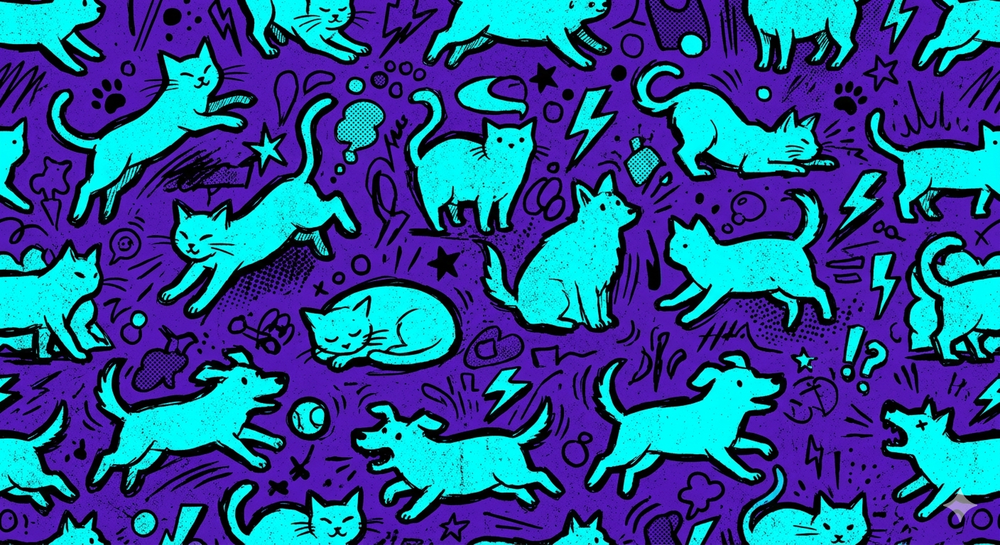
#> input picture ps/image_0.png, 1000 x 545 px, shrunk from 1408 x 768 before the run
$ python remove_watermark.py
#> lines starting #> are read from the running program, lines starting #| are printed output that depends on the picture; after the words box and inside, x2 and y2 are one past the last pixel; in counts of white or black regions, pixels touching at a corner belong together
import cv2
import numpy as np

def remove_gray_watermark(image_path, output_path):
    """
    专门用于去除具有特定灰白色渐变效果的菱形/星星形状水印的函数。
    """
#> called with image_path = 'image_0.png', output_path = 'result_image_0.png'
    # 1. 加载图像
    img = cv2.imread(image_path)
#> img is the input picture: shape (545, 1000, 3); mean B, G, R 150.8, 84.4, 41.4
    if img is None:
        print(f"Error: 无法读取图像 '{image_path}'。请确保文件路径正确。")
        return

    # 2. 将图像转换为 HSV 颜色空间
    # 这比在 BGR 空间中定义颜色范围更稳健，因为它可以将亮度与颜色和饱和度分开。
    img_hsv = cv2.cvtColor(img, cv2.COLOR_BGR2HSV)
#> img_hsv: shape (545, 1000, 3); mean H, S, V 111.6, 220.7, 151.4

    # 3. 通过 HSV 范围提取遮罩
    # 水印主要是灰白色。在 HSV 中，灰度/中性色具有较低的饱和度 (S)。
    # 我们定义一个通用的灰白色范围来捕捉水印：
    # 色调 (H): 0-179 (不关心色调)
    # 饱和度 (S): 0-100 (低饱和度 = 接近灰度)
    # 亮度 (V): 120-230 (中等亮度 = 不是黑色也不是纯白色)
    # 这些范围经过调整，以捕捉 image_0 中的较亮灰白色和 image_1 中的较暗灰白色。
    lower_gray_hsv = np.array([0, 0, 120], dtype="uint8")
    upper_gray_hsv = np.array([179, 100, 230], dtype="uint8")

    # 创建基于颜色的初始遮罩
    mask = cv2.inRange(img_hsv, lower_gray_hsv, upper_gray_hsv)
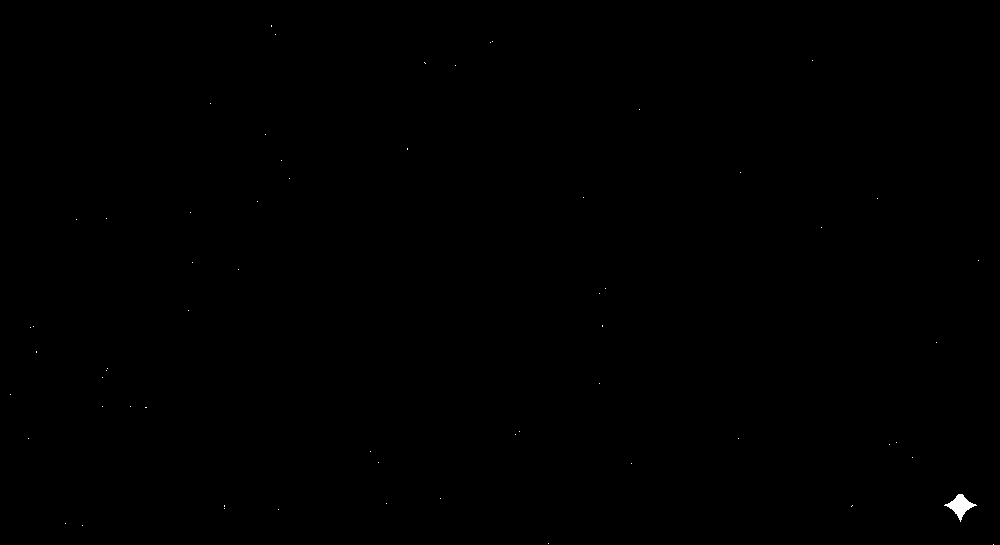
#> mask: shape (545, 1000); 0.08% white; 61 white regions (60 under 20 px), largest, box (x1, y1, x2, y2) and area: (944, 494, 977, 522) 359

    # 4. 形态学处理（膨胀）以细化遮罩
    # 由于水印具有渐变和半透明效果，单纯的颜色阈值可能会漏掉边缘或内部。
    # 我们使用一个较大的核进行膨胀，以确保遮罩完全覆盖水印的所有部分，并填补内部空洞。
    kernel = cv2.getStructuringElement(cv2.MORPH_RECT, (7, 7)) # 7x7 的矩形核
    mask_dilated = cv2.dilate(mask, kernel, iterations=2) # 膨胀 2 次
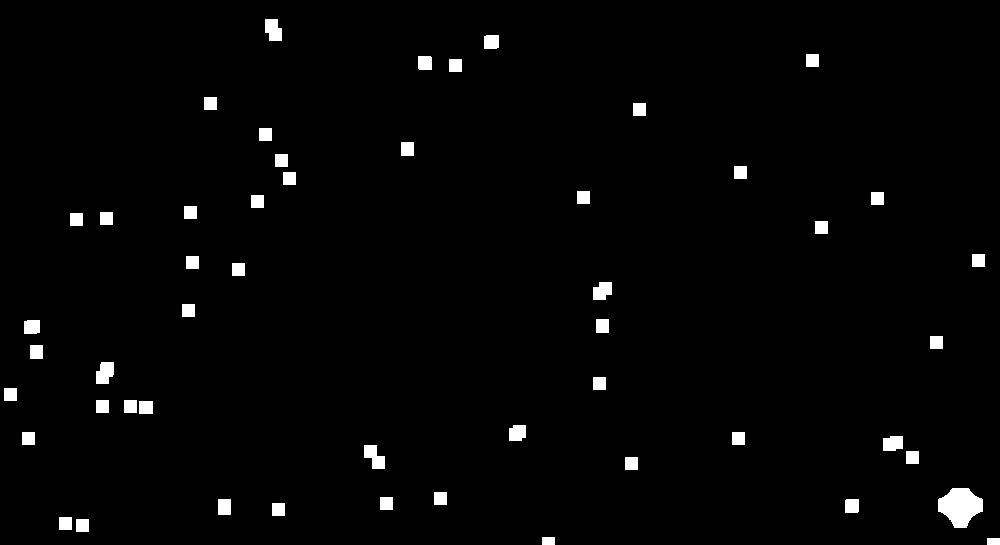
#> mask_dilated: shape (545, 1000); 1.9% white; 51 white regions, largest, box (x1, y1, x2, y2) and area: (938, 488, 983, 528) 1235, (364, 445, 385, 469) 328, (96, 362, 114, 384) 321

    # 5. 应用修复 (Inpainting) 算法
    # 使用 cv2.INPAINT_TELEA 算法（Telea 方法），这是一种快速且对小区域效果良好的算法。
    # 修复半径设为 3 像素。
    dst = cv2.inpaint(img, mask_dilated, 3, cv2.INPAINT_TELEA)

    # 6. 保存修复后的结果
    cv2.imwrite(output_path, dst)
    print(f"结果已成功保存到: '{output_path}'")

# --- 示例：处理用户提供的两张图片 ---

# 处理第一张图片 (image_0.png)
remove_gray_watermark('image_0.png', 'result_image_0.png')

# 处理第二张图片 (image_1.png)
remove_gray_watermark('image_1.png', 'result_image_1.png')
#> call 2 of remove_gray_watermark, with image_path = 'image_1.png', output_path = 'result_image_1.png'
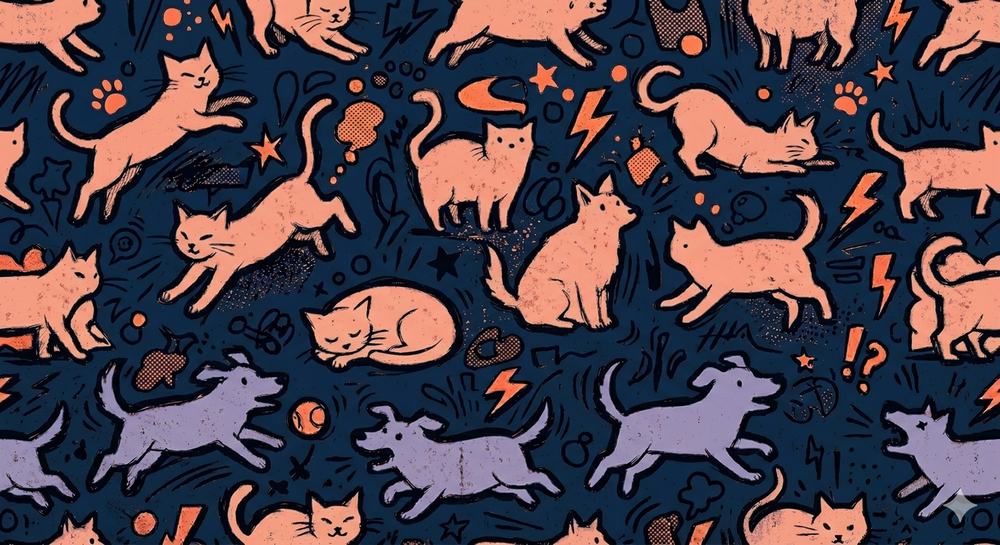
#> input picture ps/image_1.png, 1000 x 545 px, shrunk from 1408 x 768 before the run
#> in remove_gray_watermark, img is the input picture: shape (545, 1000, 3); mean B, G, R 74.5, 64.6, 75.1
#> in remove_gray_watermark (call 2), `img_hsv = cv2.cvtColor(img, cv2.COLOR_BGR2HSV)`: img_hsv: shape (545, 1000, 3); mean H, S, V 84.3, 164.3, 100.6
#> in remove_gray_watermark (call 2), `mask = cv2.inRange(img_hsv, lower_gray_hsv, upper_gray_hsv)`:
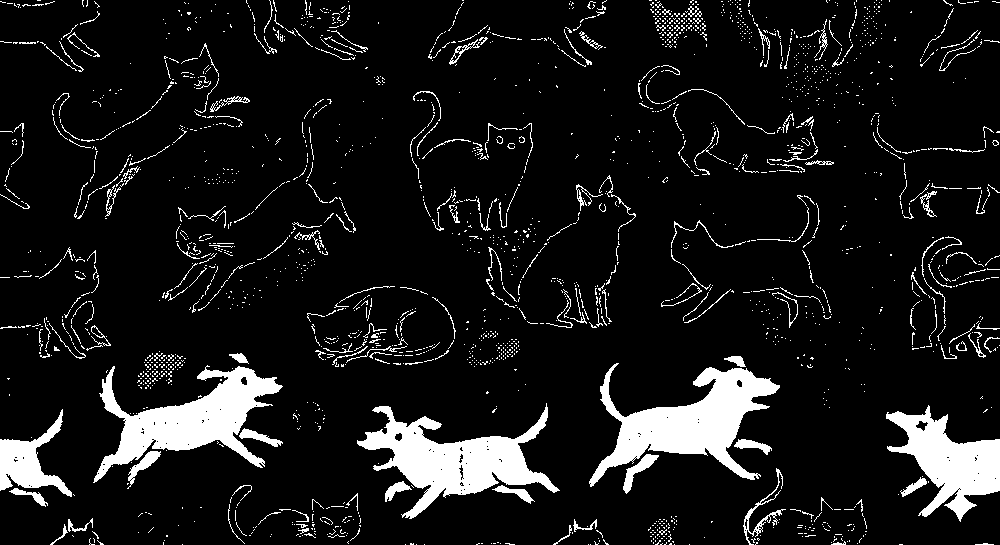
#> mask: shape (545, 1000); 9.8% white; 2097 white regions (1870 under 20 px), largest, box (x1, y1, x2, y2) and area: (589, 363, 780, 487) 9013, (357, 403, 560, 519) 8652, (93, 365, 283, 483) 8275
#> in remove_gray_watermark (call 2), `mask_dilated = cv2.dilate(mask, kernel, iterations=2)`:
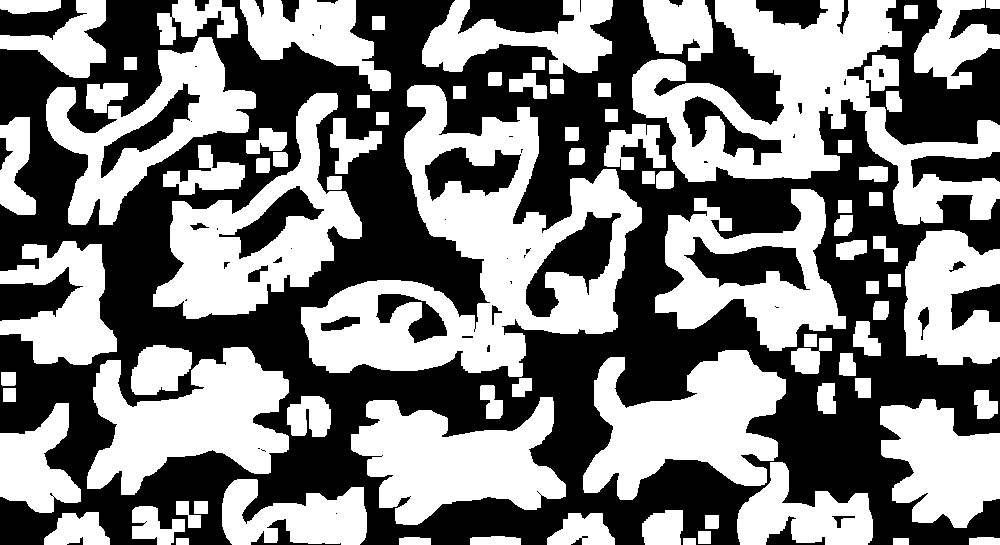
#> mask_dilated: shape (545, 1000); 50% white; 85 white regions, largest, box (x1, y1, x2, y2) and area: (301, 85, 642, 377) 38349, (632, 0, 1000, 225) 32153, (153, 93, 362, 319) 17759
#> in remove_gray_watermark (call 2), `dst = cv2.inpaint(img, mask_dilated, 3, cv2.INPAINT_TELEA)`:
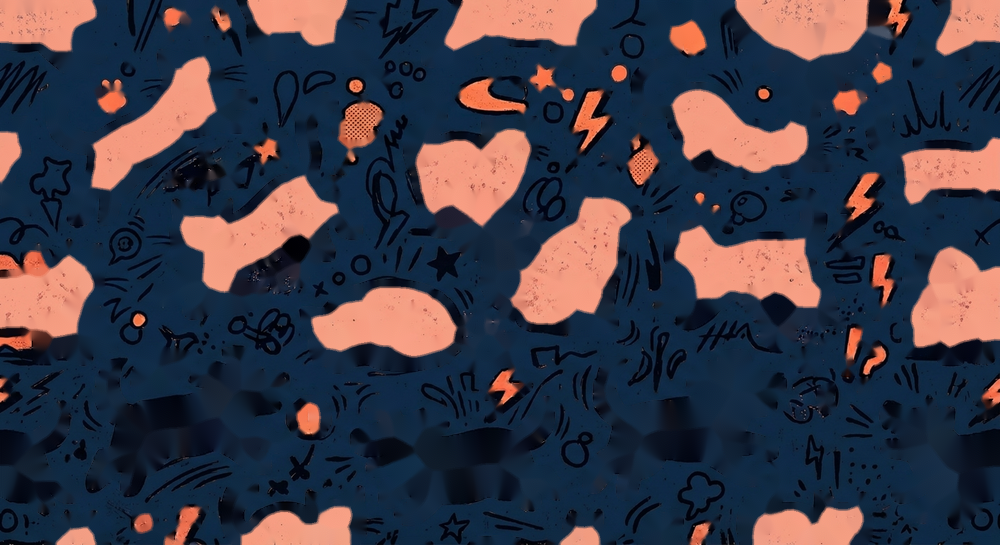
#> dst: shape (545, 1000, 3); mean B, G, R 70.4, 57.9, 60.7
